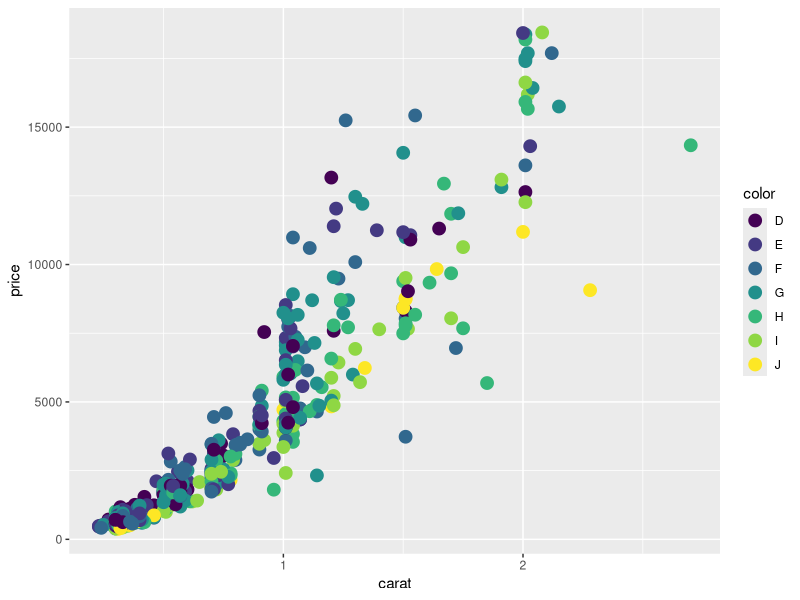
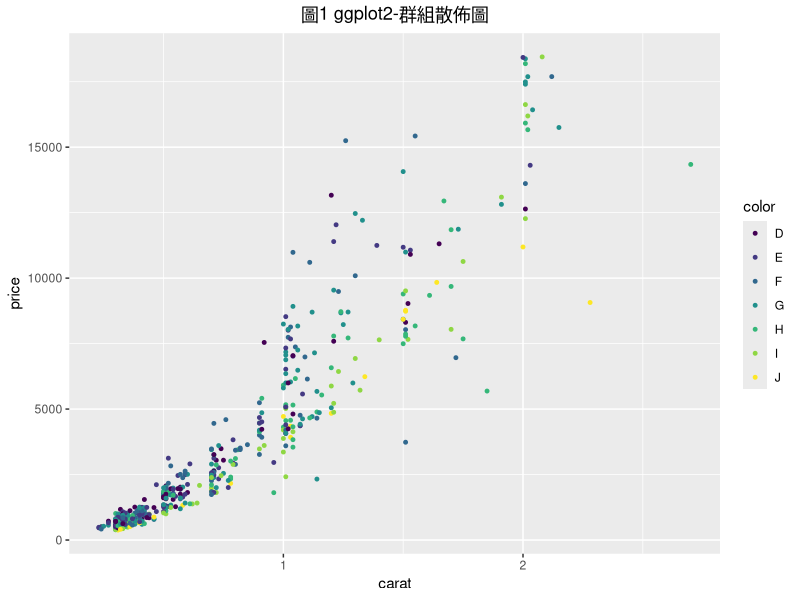
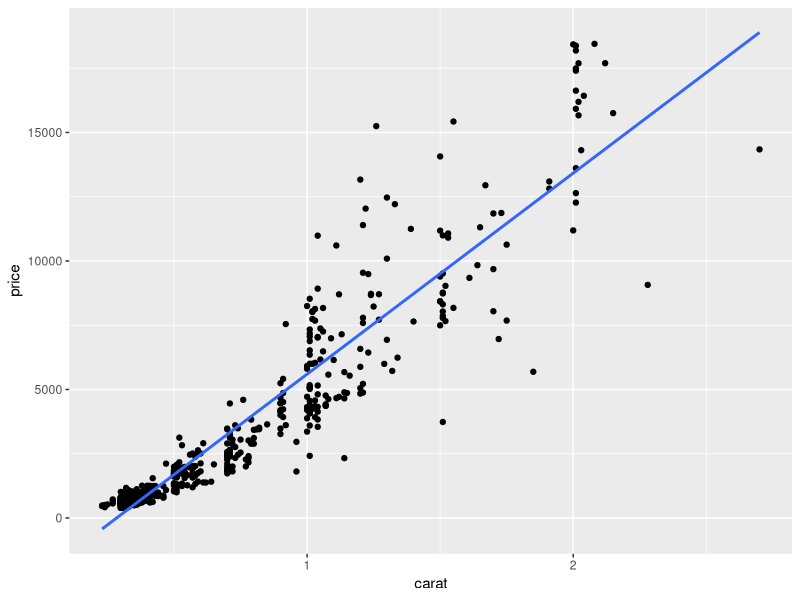
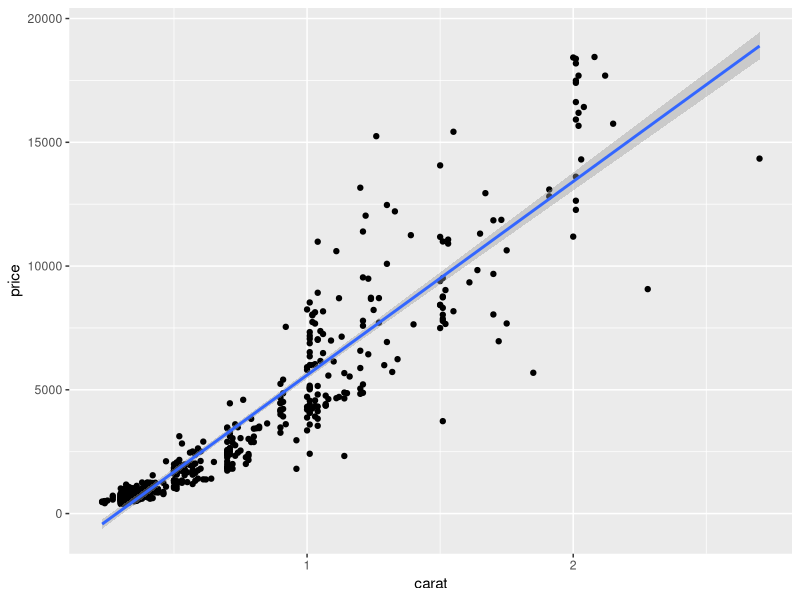
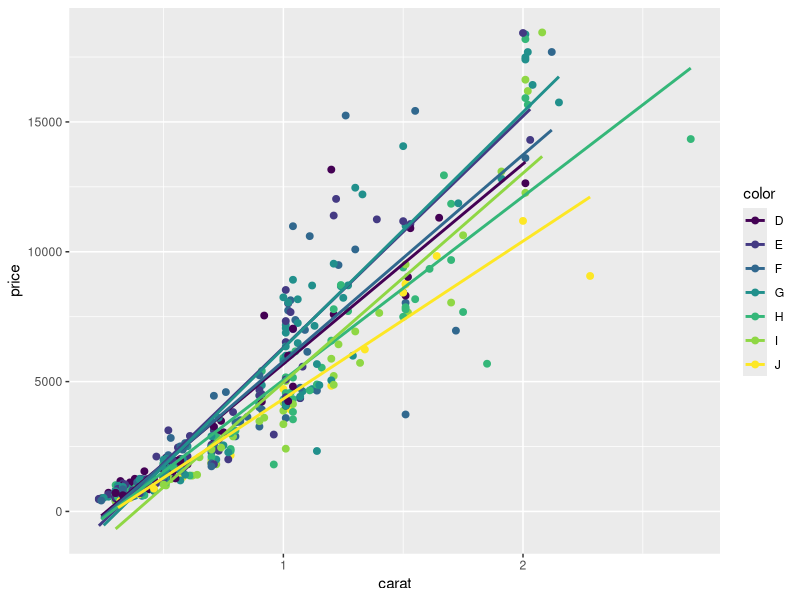
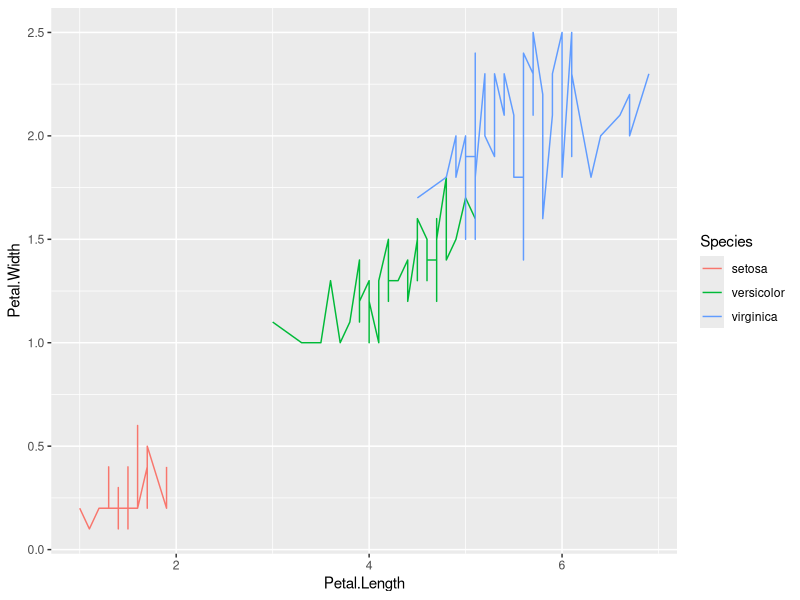
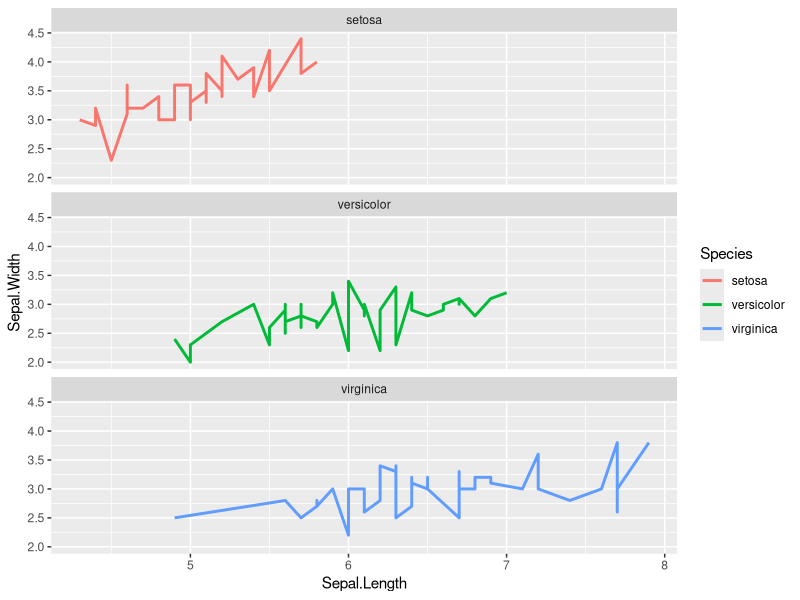
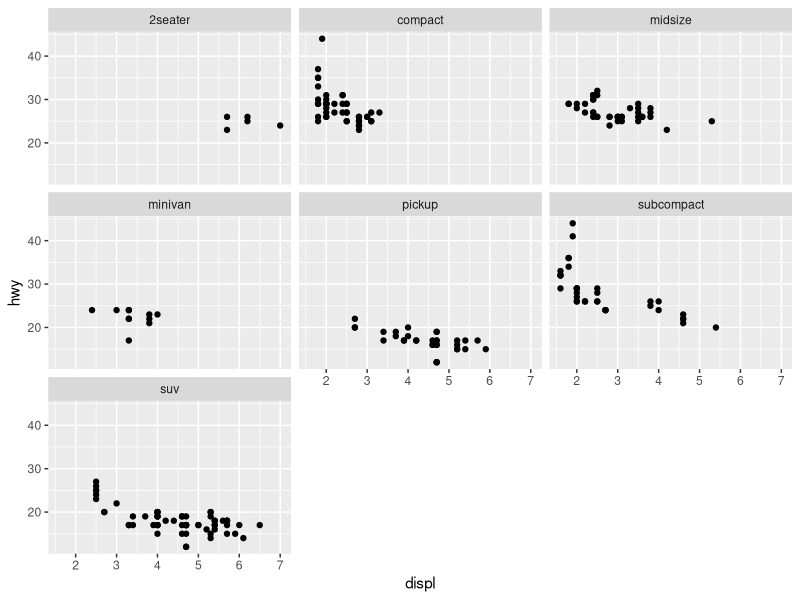

Source code (R) for these figures, in order:
# file     : ggplot2_tutorial.R
# title    : ggplot2_資料視覺化教學
# author   : Ming-Chang Lee
# date     : 2024.05.01
# YouTube  : https://www.youtube.com/@alan9956
# RWEPA    : http://rwepa.blogspot.tw/
# GitHub   : https://github.com/rwepa
# Email    : alan9956@gmail.com

# 本教學先使用 ggplot2 套件,後續再使用 RcmdrPlugin.KMggplot2 套件輔助教學.
# https://github.com/rwepa/teaching-Rcmdr?tab=readme-ov-file#rcmdrplugin

# ggplot2 CRAN網頁
# https://cran.r-project.org/web/packages/ggplot2/index.html
# ggplot2: Create Elegant Data Visualisations Using the Grammar of Graphics
# 參考資料 https://ggplot2-book.org/

# ggplot2概念
# 1.以圖層(layers)為基礎的繪圖套件,它實現了Wilkinson (2005)的繪圖文法(Grammar of Graphics)概念.
# 2.一個圖形是由數個圖層所組成,其中一層包含了資料(data)層.
# 3.Wilkinson認為圖形繪製須結合數據與繪製規範,規範並非是圖形視覺效果的名稱(例如:長條圖,散佈圖,直方圖等).
# 4.規範應是一組共同決定圖形如何建立的規則 – a grammar of graphics.

# 安裝套件
# install.packages("ggplot2")

# 載入套件
library(ggplot2)

# 查詢 diamonds 資料集線上說明
?diamonds

# 資料結構
# tibble 物件
# 53940*10
str(diamonds)

# 資料摘要
# 資料沒有NA(遺漏值missing value)
summary(diamonds)

# 設定隨機樣本隨機種子,sample函數每次執行結果皆相同.
set.seed(168)

# 隨機抽取500筆資料
dsmall <- diamonds[sample(nrow(diamonds), 500),]

# ggplot: 散佈圖
p <- ggplot(data=dsmall, mapping=aes(carat, price, color=color)) + 
  geom_point(size=4)
p

# 直接使用 ggplot 函數也可以執行
ggplot(data=dsmall, mapping=aes(carat, price, color=color)) + 
  geom_point(size=1) +
  ggtitle("圖1 ggplot2-群組散佈圖") +
  theme(plot.title = element_text(hjust = 0.5))

# ggplot: 散點圖+線性迴歸
ggplot(dsmall, aes(carat, price)) + 
  geom_point() +
  geom_smooth(method="lm", se=FALSE)

ggplot(dsmall, aes(carat, price)) + 
  geom_point() +
  geom_smooth(method="lm", se=TRUE)

# ggplot: 散點圖+群組線性迴歸
ggplot(dsmall, aes(carat, price, group=color)) + 
  geom_point(aes(color=color), size=2) + 
  geom_smooth(aes(color=color), method="lm", se=FALSE)

# ggplot: 線圖
ggplot(iris, aes(Petal.Length, Petal.Width, group=Species, color=Species)) +
  geom_line()

# ggplot: 線圖+分面 facet_wrap()
ggplot(iris, aes(Sepal.Length, Sepal.Width)) + 
  geom_line(aes(color=Species), size=1) + 
  facet_wrap(~Species, ncol=1)

# ggplot: 散佈圖+分面 facet_wrap()
ggplot(mpg, aes(displ, hwy)) + 
  geom_point() + 
  facet_wrap(~class)

# ggplot2: 線圖+散佈圖
ggplot(mpg, aes(displ, hwy)) +
  geom_point() +
  geom_line()

# ggplot2: 散佈圖+線圖+群組
ggplot(mpg, aes(displ, hwy)) +
  geom_point(aes(color=factor(cyl))) +
  geom_line()

# R軟體開放資料應用-高速公路篇-使用ggplot2
# http://rwepa.blogspot.com/2019/05/highway.html
# end
